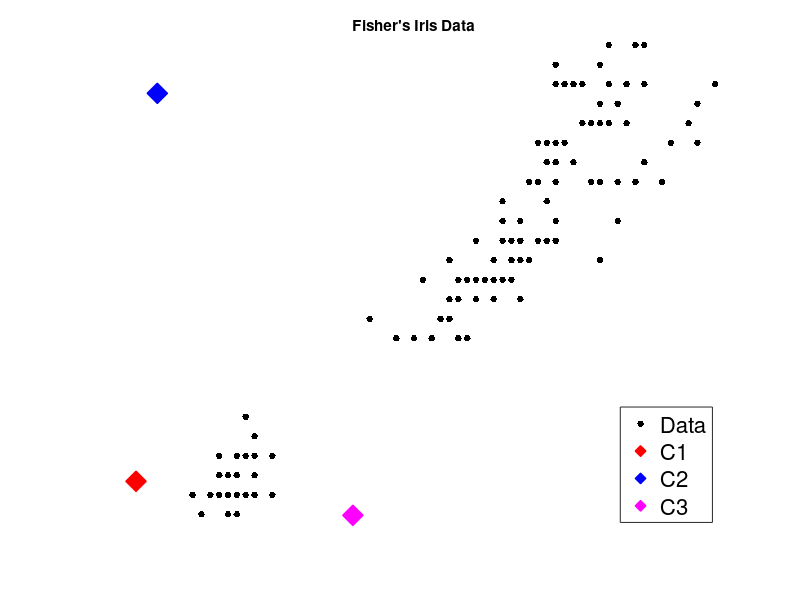

Reproduce this figure in MATLAB. (Note: this script raises an error after producing the figure.)
%% Data Illustration - Random Chooese
load fisheriris
X = meas(:,3:4); % Petal Length Petal Width

figure('pos',[10 10 1000 1000]);
plot(X(:,1),X(:,2),'k.','MarkerSize',15);
hold on
rng(123)
xr=nanmax(X(:,1)).*rand(3,1);
yr=nanmax(X(:,2)).*rand(3,1);
hold on
plot(xr(1),yr(1),'rd','Markersize',15,'markerfacecolor','r','markeredgecolor','r');
hold on
plot(xr(2),yr(2),'bd','Markersize',15,'markerfacecolor','b','markeredgecolor','b');
hold on
plot(xr(3),yr(3),'gd','Markersize',15,'markerfacecolor','m','markeredgecolor','m');
set(gcf,'color','k');
legend({'Data','C1','C2','C3'},'fontsize',16,'location','southeast');
title(['Fisher''s Iris Data']);
set(gca,'xcolor',[1 1 1],'ycolor',[1 1 1]);
xlabel('Petal Lengths (cm)','color','w','fontsize',14,'fontweight','bold');
ylabel('Petal Widths  (cm)','color','w','fontsize',14,'fontweight','bold');

frame=getframe(gcf);
im=frame2im(frame);
[I,map]=rgb2ind(im,256);
imwrite(I,map,'kmeans1.gif','gif', 'Loopcount',inf,'DelayTime',1.5);
close all

%% Data Illustration - Random Choose with Distances
load fisheriris
X = meas(:,3:4); % Petal Length Petal Width

figure('pos',[10 10 1000 1000]);
h1=plot(X(:,1),X(:,2),'k.','MarkerSize',15);
hold on
rng(123)
xr=nanmax(X(:,1)).*rand(3,1);
yr=nanmax(X(:,2)).*rand(3,1);

linestorex=NaN(150,3,100);
linestorey=NaN(150,3,100);
for i=1:150;
    starter=X(i,:);
    for j=1:3;
        ender=[xr(j) yr(j)];
        linestorex(i,j,:)=linspace(starter(1),ender(1),100);
        linestorey(i,j,:)=linspace(starter(2),ender(2),100);
        plot(linspace(starter(1),ender(1),100),...
            linspace(starter(2),ender(2),100),'color','k','linewidth',1);
        hold on
    end
end


hold on
h2=plot(xr(1),yr(1),'rd','Markersize',15,'markerfacecolor','r','markeredgecolor','r');
hold on
h3=plot(xr(2),yr(2),'bd','Markersize',15,'markerfacecolor','b','markeredgecolor','b');
hold on
h4=plot(xr(3),yr(3),'gd','Markersize',15,'markerfacecolor','m','markeredgecolor','m');
set(gcf,'color','k');
legend([h1 h2 h3 h4],{'Data','C1','C2','C3'},'fontsize',16,'location','southeast');
title(['Fisher''s Iris Data']);
set(gca,'xcolor',[1 1 1],'ycolor',[1 1 1]);
xlabel('Petal Lengths (cm)','color','w','fontsize',14,'fontweight','bold');
ylabel('Petal Widths  (cm)','color','w','fontsize',14,'fontweight','bold');

frame=getframe(gcf);
im=frame2im(frame);
[I,map]=rgb2ind(im,256);
imwrite(I,map,'kmeans2.gif','gif', 'Loopcount',inf,'DelayTime',1.5);
close all

%% Data Illustration - Initial Group
load fisheriris
X = meas(:,3:4); % Petal Length Petal Width
rng(123)
xr=nanmax(X(:,1)).*rand(3,1);
yr=nanmax(X(:,2)).*rand(3,1);
dist_full=NaN(150,3);

for i=1:3;
    dist_full(:,i)=(X(:,1) - xr(i)).^2+(X(:,2) - yr(i)).^2;
end

dist_cell=mat2cell(dist_full,ones(150,1),3);
label_used=cellfun(@(x)find(x==nanmin(x)),dist_cell);

figure('pos',[10 10 1000 1000]);
plot(X(label_used==1,1),X(label_used==1,2),'r.','Markersize',15);
hold on
plot(X(label_used==2,1),X(label_used==2,2),'b.','Markersize',15);
hold on
plot(X(label_used==3,1),X(label_used==3,2),'m.','Markersize',15);
hold on
plot(xr(1),yr(1),'rd','Markersize',15,'markerfacecolor','r','markeredgecolor','r');
hold on
plot(xr(2),yr(2),'bd','Markersize',15,'markerfacecolor','b','markeredgecolor','b');
hold on
plot(xr(3),yr(3),'gd','Markersize',15,'markerfacecolor','m','markeredgecolor','m');
set(gcf,'color','k');
legend({'1','2','3','C1','C2','C3'},'fontsize',16,'location','southeast');
title(['Fisher''s Iris Data']);
set(gca,'xcolor',[1 1 1],'ycolor',[1 1 1]);
xlabel('Petal Lengths (cm)','color','w','fontsize',14,'fontweight','bold');
ylabel('Petal Widths  (cm)','color','w','fontsize',14,'fontweight','bold');

frame=getframe(gcf);
im=frame2im(frame);
[I,map]=rgb2ind(im,256);
imwrite(I,map,'kmeans3.gif','gif', 'Loopcount',inf,'DelayTime',1.5);
close all

%% Data Illustration - Further Group
load fisheriris
X = meas(:,3:4); % Petal Length Petal Width
rng(123)
xr=nanmax(X(:,1)).*rand(3,1);
yr=nanmax(X(:,2)).*rand(3,1);
dist_full=NaN(150,3);

for i=1:3;
    dist_full(:,i)=(X(:,1) - xr(i)).^2+(X(:,2) - yr(i)).^2;
end

dist_cell=mat2cell(dist_full,ones(150,1),3);
label_used=cellfun(@(x)find(x==nanmin(x)),dist_cell);

figure('pos',[10 10 1000 1000]);
plot(X(label_used==1,1),X(label_used==1,2),'r.','Markersize',15);
hold on
plot(X(label_used==2,1),X(label_used==2,2),'b.','Markersize',15);
hold on
plot(X(label_used==3,1),X(label_used==3,2),'m.','Markersize',15);
hold on
plot(nanmean(X(label_used==1,1)),nanmean(X(label_used==1,2)),'rd','Markersize',15,'markerfacecolor','r','markeredgecolor','r');
hold on
plot(nanmean(X(label_used==2,1)),nanmean(X(label_used==2,2)),'bd','Markersize',15,'markerfacecolor','b','markeredgecolor','b');
hold on
plot(nanmean(X(label_used==3,1)),nanmean(X(label_used==3,2)),'gd','Markersize',15,'markerfacecolor','m','markeredgecolor','m');
set(gcf,'color','k');
legend({'1','2','3','C1','C2','C3'},'fontsize',16,'location','southeast');
title(['Fisher''s Iris Data']);
set(gca,'xcolor',[1 1 1],'ycolor',[1 1 1]);
xlabel('Petal Lengths (cm)','color','w','fontsize',14,'fontweight','bold');
ylabel('Petal Widths  (cm)','color','w','fontsize',14,'fontweight','bold');

frame=getframe(gcf);
im=frame2im(frame);
[I,map]=rgb2ind(im,256);
imwrite(I,map,'kmeans4.gif','gif', 'Loopcount',inf,'DelayTime',1.5);
close all


%% Gif 123
load fisheriris
X = meas(:,3:4); % Petal Length Petal Width
rng(123)
xr=nanmax(X(:,1)).*rand(3,1);
yr=nanmax(X(:,2)).*rand(3,1);

dist_full=NaN(150,3);

for i=1:3;
    dist_full(:,i)=(X(:,1) - xr(i)).^2+(X(:,2) - yr(i)).^2;
end

dist_cell=mat2cell(dist_full,ones(150,1),3);
label_used=cellfun(@(x)find(x==nanmin(x)),dist_cell);

for i=1:3;
    xr_re(i,1)=nanmean(X(label_used==i,1));
    yr_re(i,1)=nanmean(X(label_used==i,2));
end

trigger=1;

while ~(ismember(xr_re',xr','rows') && ismember(yr_re',yr','rows'))
    figure('pos',[10 10 1000 1000]);
    plot(X(label_used==1,1),X(label_used==1,2),'r.','Markersize',15);
    hold on
    plot(X(label_used==2,1),X(label_used==2,2),'b.','Markersize',15);
    hold on
    plot(X(label_used==3,1),X(label_used==3,2),'m.','Markersize',15);
    hold on
    plot(xr(1),yr(1),'rd','Markersize',15,'markerfacecolor','r','markeredgecolor','r');
    hold on
    plot(xr(2),yr(2),'bd','Markersize',15,'markerfacecolor','b','markeredgecolor','b');
    hold on
    plot(xr(3),yr(3),'gd','Markersize',15,'markerfacecolor','m','markeredgecolor','m');
    legend({'1','2','3','C1','C2','C3'},'fontsize',16,'location','southeast');
    text(2,2,['Iteration ' num2str(trigger)],'fontsize',16,'fontweight','bold');
    xlabel('Petal Lengths (cm)','color','w','fontsize',14,'fontweight','bold');
    ylabel('Petal Widths  (cm)','color','w','fontsize',14,'fontweight','bold');
    set(gca,'xcolor',[1 1 1],'ycolor',[1 1 1]);
    
    set(gcf,'color','k');
    
    frame=getframe(gcf);
    im=frame2im(frame);  
    [I,map]=rgb2ind(im,256);          
    if trigger==1
        imwrite(I,map,'rng123.gif','gif', 'Loopcount',inf,'DelayTime',1);
    else
        imwrite(I,map,'rng123.gif','gif','WriteMode','append','DelayTime',1);
    end
    close all
    
    
    xr=xr_re;yr=yr_re;
    dist_full=NaN(150,3);
    
    for i=1:3;
        dist_full(:,i)=(X(:,1) - xr(i)).^2+(X(:,2) - yr(i)).^2;
    end
    
    dist_cell=mat2cell(dist_full,ones(150,1),3);
    label_used=cellfun(@(x)find(x==nanmin(x)),dist_cell);
    
    for i=1:3;
        xr_re(i,1)=nanmean(X(label_used==i,1));
        yr_re(i,1)=nanmean(X(label_used==i,2));
    end
  
    trigger=trigger+1;
    
end

%% Gif 345
load fisheriris
X = meas(:,3:4); % Petal Length Petal Width
rng(123)
xr=nanmax(X(:,1)).*rand(3,1);
yr=nanmax(X(:,2)).*rand(3,1);

dist_full=NaN(150,3);

for i=1:3;
    dist_full(:,i)=(X(:,1) - xr(i)).^2+(X(:,2) - yr(i)).^2;
end

dist_cell=mat2cell(dist_full,ones(150,1),3);
label_used=cellfun(@(x)find(x==nanmin(x)),dist_cell);

for i=1:3;
    xr_re(i,1)=nanmean(X(label_used==i,1));
    yr_re(i,1)=nanmean(X(label_used==i,2));
end

trigger=1;

while ~(ismember(xr_re',xr','rows') && ismember(yr_re',yr','rows'))
    figure('pos',[10 10 1000 1000]);
    plot(X(label_used==1,1),X(label_used==1,2),'r.','Markersize',15);
    hold on
    plot(X(label_used==2,1),X(label_used==2,2),'b.','Markersize',15);
    hold on
    plot(X(label_used==3,1),X(label_used==3,2),'m.','Markersize',15);
    hold on
    plot(xr(1),yr(1),'rd','Markersize',15,'markerfacecolor','r','markeredgecolor','r');
    hold on
    plot(xr(2),yr(2),'bd','Markersize',15,'markerfacecolor','b','markeredgecolor','b');
    hold on
    plot(xr(3),yr(3),'gd','Markersize',15,'markerfacecolor','m','markeredgecolor','m');
    legend({'1','2','3','C1','C2','C3'},'fontsize',16,'location','southeast');
    text(2,2,['Iteration ' num2str(trigger)],'fontsize',16,'fontweight','bold');
    xlabel('Petal Lengths (cm)','color','w','fontsize',14,'fontweight','bold');
    ylabel('Petal Widths  (cm)','color','w','fontsize',14,'fontweight','bold');
    set(gca,'xcolor',[1 1 1],'ycolor',[1 1 1]);
    
    set(gcf,'color','k');
    
    frame=getframe(gcf);
    im=frame2im(frame);  
    [I,map]=rgb2ind(im,256);          
    if trigger==1
        imwrite(I,map,'rng123.gif','gif', 'Loopcount',inf,'DelayTime',1);
    else
        imwrite(I,map,'rng123.gif','gif','WriteMode','append','DelayTime',1);
    end
    close all
    
    
    xr=xr_re;yr=yr_re;
    dist_full=NaN(150,3);
    
    for i=1:3;
        dist_full(:,i)=(X(:,1) - xr(i)).^2+(X(:,2) - yr(i)).^2;
    end
    
    dist_cell=mat2cell(dist_full,ones(150,1),3);
    label_used=cellfun(@(x)find(x==nanmin(x)),dist_cell);
    
    for i=1:3;
        xr_re(i,1)=nanmean(X(label_used==i,1));
        yr_re(i,1)=nanmean(X(label_used==i,2));
    end
  
    trigger=trigger+1;
    
end

%% 
stepall=8;
for i=1:stepall
    picname=['rng',num2str(i),'.png'];
    Img=imread(picname);
    imshow(Img,[]);
     %set(gcf,'outerposition',get(0,'screensize'));
    frame=getframe(gcf);
    im=frame2im(frame);  
    [I,map]=rgb2ind(im,20);          
    if i==1
        imwrite(I,map,'rng.gif','gif', 'Loopcount',inf,'DelayTime',1.5);
    elseif i==stepall
        imwrite(I,map,'rng.gif','gif','WriteMode','append','DelayTime',1.5);
    else
        imwrite(I,map,'rng.gif','gif','WriteMode','append','DelayTime',1.5);
    end
    close all
end



